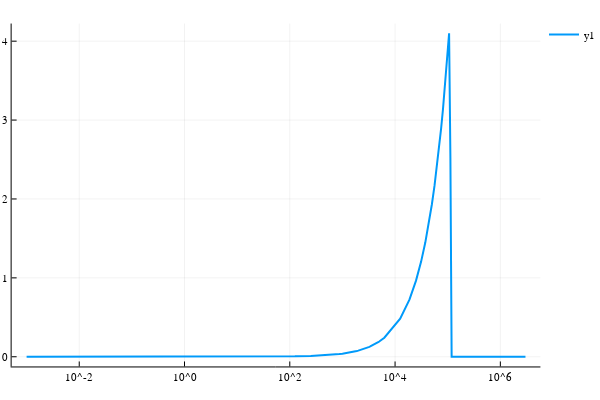

The notebook cell this image was saved under:
### Markdown cell above
## W vs ξ

### Code cell
wpdata = Chemostat.v1.FBA.s.(fbaress,Wid,Wtid);
wp = plot((ξrange,wpdata), xaxis = :log, lw = 2)

### Figure 1 — Plotly figure (JSON) as saved in the notebook; plotly's stock layout.template omitted (floating-point values rounded to 4 significant figures; data arrays with more than 128 entries replaced by an {"elided": "..."} marker saying what was removed)
{"data": [{"colorbar": {"title": ""}, "hoverinfo": "text", "legendgroup": "y1", "line": {"color": "rgba(0, 154, 250, 1.000)", "dash": "solid", "shape": "linear", "width": 2}, "mode": "lines", "name": "y1", "showlegend": true, "text": {"elided": "255 null values"}, "type": "scatter", "x": {"elided": "255 float values"}, "xaxis": "x1", "y": {"elided": "255 float values"}, "yaxis": "y1"}], "layout": {"annotations": [], "height": 400, "legend": {"bgcolor": "rgba(255, 255, 255, 1.000)", "bordercolor": "rgba(0, 0, 0, 1.000)", "font": {"color": "rgba(0, 0, 0, 1.000)", "family": "sans-serif", "size": 11}, "tracegroupgap": 0, "x": 1, "y": 1}, "margin": {"b": 20, "l": 0, "r": 0, "t": 20}, "paper_bgcolor": "rgba(255, 255, 255, 1.000)", "plot_bgcolor": "rgba(255, 255, 255, 1.000)", "showlegend": true, "width": 600, "xaxis": {"anchor": "y1", "domain": [0.02138, 0.9934], "gridcolor": "rgba(0, 0, 0, 0.100)", "gridwidth": 0.5, "linecolor": "rgba(0, 0, 0, 1.000)", "mirror": false, "range": [-3.284, 6.761], "showgrid": true, "showline": true, "showticklabels": true, "tickangle": 0, "tickcolor": "rgb(0, 0, 0)", "tickfont": {"color": "rgba(0, 0, 0, 1.000)", "family": "sans-serif", "size": 11}, "tickmode": "array", "ticks": "inside", "ticktext": ["10^-2", "10^0", "10^2", "10^4", "10^6"], "tickvals": [0.01, 1, 100, 10000, 1000000], "title": "", "titlefont": {"color": "rgba(0, 0, 0, 1.000)", "family": "sans-serif", "size": 15}, "type": "log", "visible": true, "zeroline": false, "zerolinecolor": "rgba(0, 0, 0, 1.000)"}, "yaxis": {"anchor": "x1", "domain": [0.03762, 0.9902], "gridcolor": "rgba(0, 0, 0, 0.100)", "gridwidth": 0.5, "linecolor": "rgba(0, 0, 0, 1.000)", "mirror": false, "range": [-0.123, 4.224], "showgrid": true, "showline": true, "showticklabels": true, "tickangle": 0, "tickcolor": "rgb(0, 0, 0)", "tickfont": {"color": "rgba(0, 0, 0, 1.000)", "family": "sans-serif", "size": 11}, "tickmode": "array", "ticks": "inside", "ticktext": ["0", "1", "2", "3", "4"], "tickvals": [0, 1, 2, 3, 4], "title": "", "titlefont": {"color": "rgba(0, 0, 0, 1.000)", "family": "sans-serif", "size": 15}, "type": "-", "visible": true, "zeroline": false, "zerolinecolor": "rgba(0, 0, 0, 1.000)"}}}
